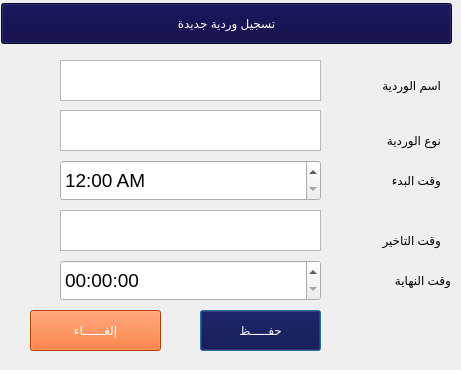
<?xml version="1.0" encoding="UTF-8"?>
<ui version="4.0">
 <class>Dialog</class>
 <widget class="QDialog" name="Dialog">
  <property name="geometry">
   <rect>
    <x>0</x>
    <y>0</y>
    <width>461</width>
    <height>370</height>
   </rect>
  </property>
  <property name="windowTitle">
   <string>Dialog</string>
  </property>
  <widget class="QLabel" name="label_3">
   <property name="geometry">
    <rect>
     <x>370</x>
     <y>130</y>
     <width>71</width>
     <height>21</height>
    </rect>
   </property>
   <property name="styleSheet">
    <string notr="true">font: 10pt &quot;PT Bold Heading&quot;;</string>
   </property>
   <property name="text">
    <string>نوع الوردية</string>
   </property>
  </widget>
  <widget class="QPushButton" name="btnSaveshift">
   <property name="geometry">
    <rect>
     <x>200</x>
     <y>310</y>
     <width>121</width>
     <height>41</height>
    </rect>
   </property>
   <property name="styleSheet">
    <string notr="true">background-color:rgb(4, 0, 62);
color:rgb(255, 255, 255);
font: 15pt &quot;PT Bold Heading&quot;;</string>
   </property>
   <property name="text">
    <string>حفـــــظ</string>
   </property>
  </widget>
  <widget class="QLabel" name="label_4">
   <property name="geometry">
    <rect>
     <x>340</x>
     <y>170</y>
     <width>101</width>
     <height>21</height>
    </rect>
   </property>
   <property name="styleSheet">
    <string notr="true">font: 10pt &quot;PT Bold Heading&quot;;</string>
   </property>
   <property name="text">
    <string>وقت البدء</string>
   </property>
  </widget>
  <widget class="QTextEdit" name="txtshift_Type">
   <property name="geometry">
    <rect>
     <x>60</x>
     <y>110</y>
     <width>261</width>
     <height>41</height>
    </rect>
   </property>
   <property name="font">
    <font>
     <pointsize>14</pointsize>
    </font>
   </property>
   <property name="inputMethodHints">
    <set>Qt::ImhPreferNumbers</set>
   </property>
  </widget>
  <widget class="QTextEdit" name="txtshift_name">
   <property name="geometry">
    <rect>
     <x>60</x>
     <y>60</y>
     <width>261</width>
     <height>41</height>
    </rect>
   </property>
   <property name="font">
    <font>
     <pointsize>14</pointsize>
    </font>
   </property>
   <property name="inputMethodHints">
    <set>Qt::ImhDigitsOnly|Qt::ImhMultiLine|Qt::ImhPreferNumbers</set>
   </property>
  </widget>
  <widget class="QLabel" name="label_2">
   <property name="geometry">
    <rect>
     <x>330</x>
     <y>70</y>
     <width>111</width>
     <height>31</height>
    </rect>
   </property>
   <property name="styleSheet">
    <string notr="true">font: 10pt &quot;PT Bold Heading&quot;;</string>
   </property>
   <property name="text">
    <string>اسم الوردية</string>
   </property>
  </widget>
  <widget class="QTimeEdit" name="timeEdit">
   <property name="geometry">
    <rect>
     <x>60</x>
     <y>160</y>
     <width>261</width>
     <height>41</height>
    </rect>
   </property>
   <property name="font">
    <font>
     <pointsize>14</pointsize>
    </font>
   </property>
   <property name="buttonSymbols">
    <enum>QAbstractSpinBox::UpDownArrows</enum>
   </property>
   <property name="correctionMode">
    <enum>QAbstractSpinBox::CorrectToPreviousValue</enum>
   </property>
   <property name="showGroupSeparator" stdset="0">
    <bool>false</bool>
   </property>
   <property name="displayFormat">
    <string>hh:mm AP</string>
   </property>
   <property name="calendarPopup">
    <bool>true</bool>
   </property>
   <property name="timeSpec">
    <enum>Qt::OffsetFromUTC</enum>
   </property>
   <property name="time">
    <time>
     <hour>0</hour>
     <minute>0</minute>
     <second>0</second>
    </time>
   </property>
  </widget>
  <widget class="QLabel" name="label_5">
   <property name="geometry">
    <rect>
     <x>350</x>
     <y>270</y>
     <width>101</width>
     <height>21</height>
    </rect>
   </property>
   <property name="styleSheet">
    <string notr="true">font: 10pt &quot;PT Bold Heading&quot;;</string>
   </property>
   <property name="text">
    <string>وقت النهاية</string>
   </property>
  </widget>
  <widget class="QTimeEdit" name="timeEdit_2">
   <property name="geometry">
    <rect>
     <x>60</x>
     <y>260</y>
     <width>261</width>
     <height>41</height>
    </rect>
   </property>
   <property name="font">
    <font>
     <pointsize>14</pointsize>
    </font>
   </property>
   <property name="alignment">
    <set>Qt::AlignLeading|Qt::AlignLeft|Qt::AlignVCenter</set>
   </property>
   <property name="buttonSymbols">
    <enum>QAbstractSpinBox::UpDownArrows</enum>
   </property>
   <property name="correctionMode">
    <enum>QAbstractSpinBox::CorrectToPreviousValue</enum>
   </property>
   <property name="showGroupSeparator" stdset="0">
    <bool>false</bool>
   </property>
   <property name="calendarPopup">
    <bool>true</bool>
   </property>
   <property name="timeSpec">
    <enum>Qt::OffsetFromUTC</enum>
   </property>
   <property name="time">
    <time>
     <hour>0</hour>
     <minute>0</minute>
     <second>0</second>
    </time>
   </property>
  </widget>
  <widget class="QPushButton" name="btnSaveDevice_2">
   <property name="geometry">
    <rect>
     <x>1</x>
     <y>3</y>
     <width>451</width>
     <height>41</height>
    </rect>
   </property>
   <property name="styleSheet">
    <string notr="true">background-color:rgb(4, 0, 62);
color:rgb(255, 255, 255);
font: 15pt &quot;PT Bold Heading&quot;;</string>
   </property>
   <property name="text">
    <string>تسجيل وردية جديدة</string>
   </property>
  </widget>
  <widget class="QPushButton" name="btnCancelAddingshift">
   <property name="geometry">
    <rect>
     <x>30</x>
     <y>310</y>
     <width>131</width>
     <height>41</height>
    </rect>
   </property>
   <property name="styleSheet">
    <string notr="true">background-color:rgb(255, 85, 0);
color:rgb(255, 255, 255);
font: 15pt &quot;PT Bold Heading&quot;;</string>
   </property>
   <property name="text">
    <string>إلغــــــاء</string>
   </property>
  </widget>
  <widget class="QTextEdit" name="txtdelay_time">
   <property name="geometry">
    <rect>
     <x>60</x>
     <y>210</y>
     <width>261</width>
     <height>41</height>
    </rect>
   </property>
   <property name="font">
    <font>
     <pointsize>14</pointsize>
    </font>
   </property>
   <property name="inputMethodHints">
    <set>Qt::ImhPreferNumbers</set>
   </property>
  </widget>
  <widget class="QLabel" name="label_6">
   <property name="geometry">
    <rect>
     <x>340</x>
     <y>230</y>
     <width>101</width>
     <height>21</height>
    </rect>
   </property>
   <property name="styleSheet">
    <string notr="true">font: 10pt &quot;PT Bold Heading&quot;;</string>
   </property>
   <property name="text">
    <string>وقت التاخير</string>
   </property>
  </widget>
 </widget>
 <resources/>
 <connections/>
</ui>
